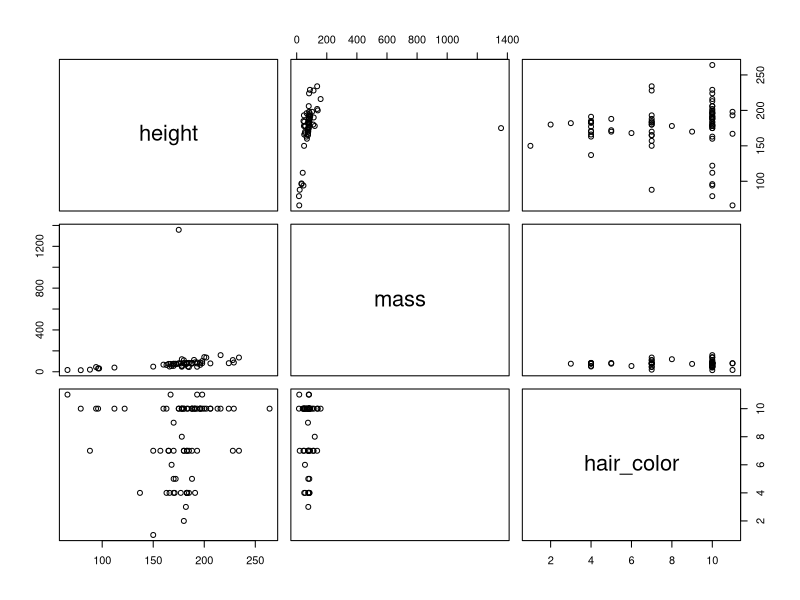
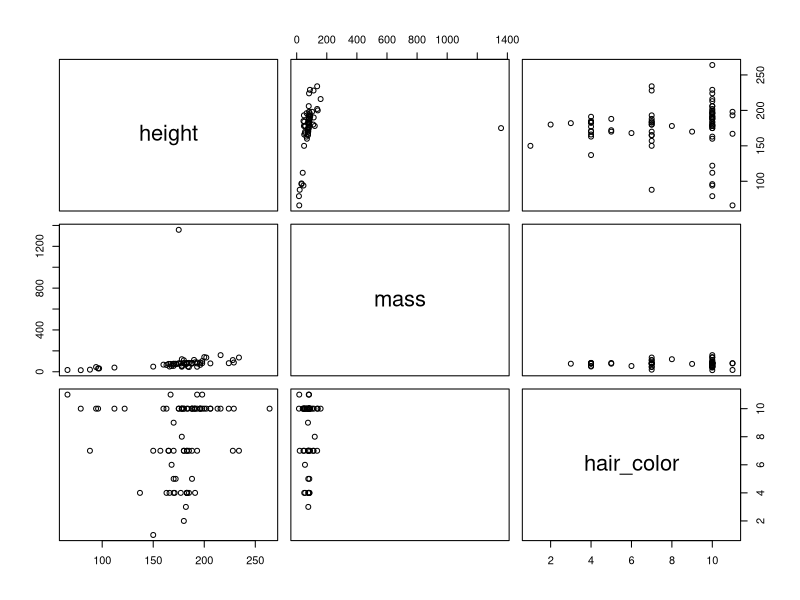
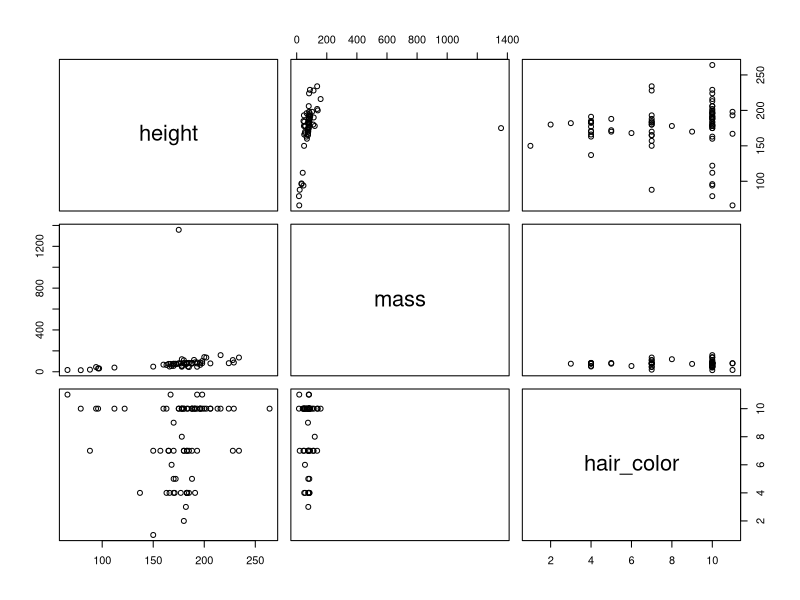
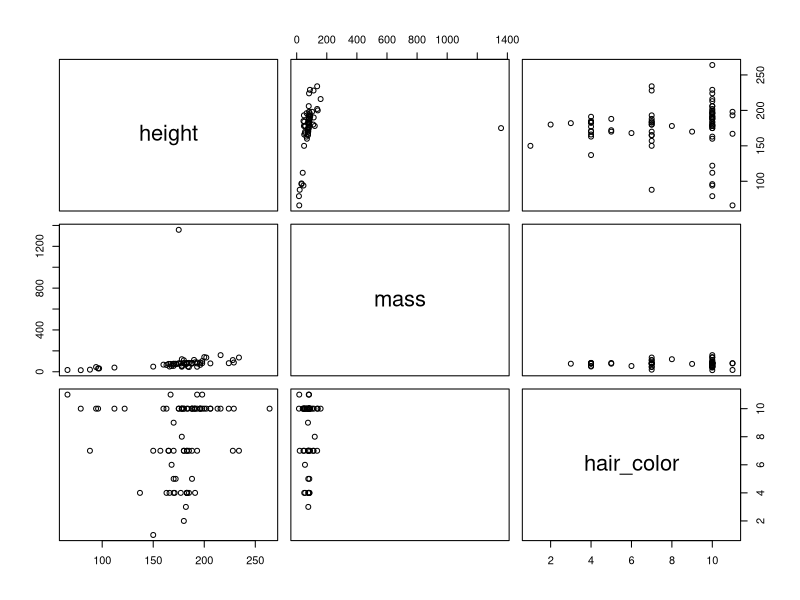
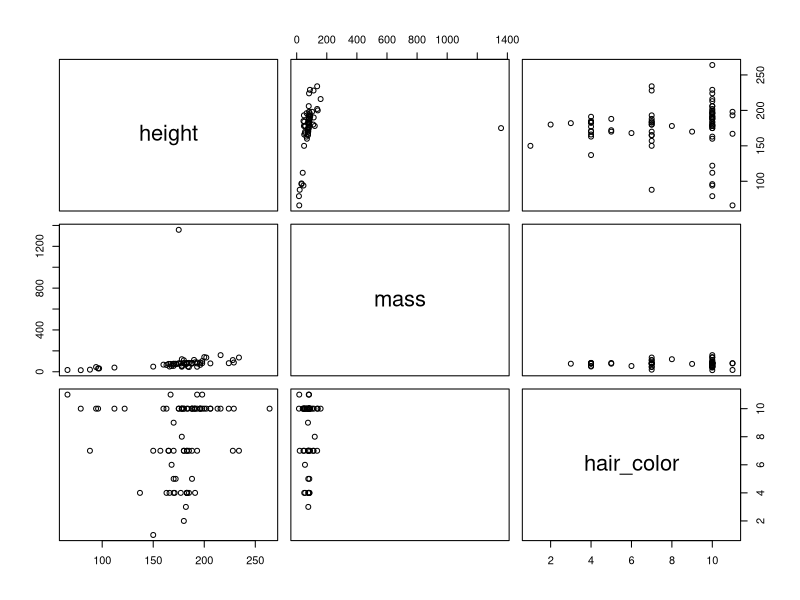
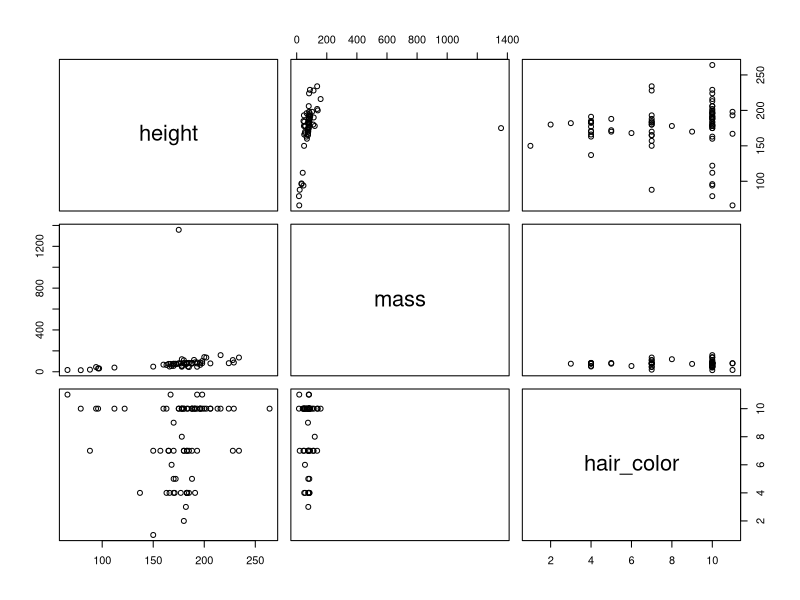
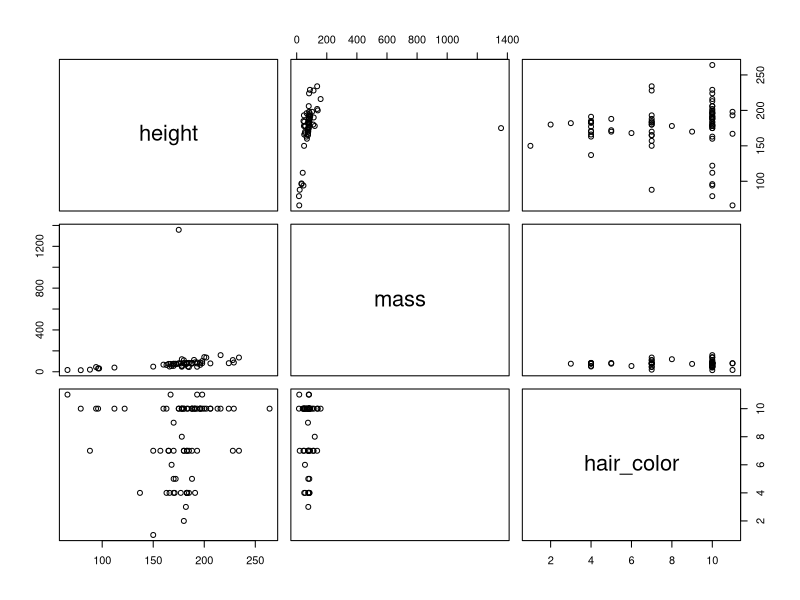

Reproduce these figures in R, in order.
## ---- chunk 1
#| echo: false
suppressPackageStartupMessages(library(tidyverse))
plot(starwars[2:4])
## ---- chunk 2
#| echo: false
suppressPackageStartupMessages(library(tidyverse))
plot(starwars[2:4])
## ---- chunk 3
#| echo: false
suppressPackageStartupMessages(library(tidyverse))
plot(starwars[2:4])
## ---- chunk 4
#| echo: false
suppressPackageStartupMessages(library(tidyverse))
plot(starwars[2:4])
## ---- chunk 5
#| echo: false
suppressPackageStartupMessages(library(tidyverse))
plot(starwars[2:4])
## ---- chunk 6
#| echo: false
suppressPackageStartupMessages(library(tidyverse))
plot(starwars[2:4])
## ---- chunk 7
#| echo: false
suppressPackageStartupMessages(library(tidyverse))
plot(starwars[2:4])
